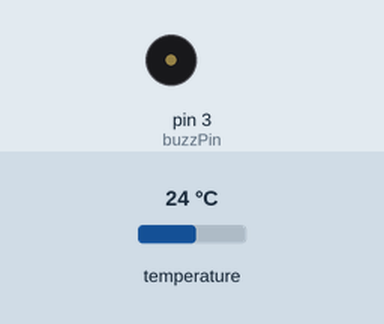
This sketch was run on a simulated Arduino Uno, built for the host (arithmetic inside an expression is 32-bit, double 64-bit). Parts: buzzer (waves = sounding, pin HIGH). The inputs (shaded band) are chosen by the test bench; at power-on: temperature 24 °C. WiFi joins after 1.5 s; servers stay silent unless stated; what the sketch prints to the serial monitor is not drawn.

Above: at 0.05 s.
Timing chart, 0 to 4.1 s (numbered marks = the images above):
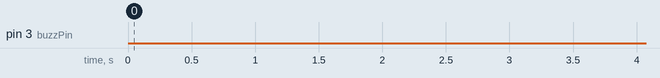

The sketch:

freezertemp.ino
```cpp
#include <Ethernet.h>
#include <OneWire.h>
#include <DallasTemperature.h>

// Data wire is plugged into digital pin 2 on the Arduino
#define ONE_WIRE_BUS 2

// Setup a oneWire instance to communicate with any OneWire device
OneWire oneWire(ONE_WIRE_BUS);

// Pass oneWire reference to DallasTemperature library
DallasTemperature sensors(&oneWire);

// Ethernet variables
byte mac[] = {0x00, 0x01, 0x02, 0x03, 0x04, 0x05 };
IPAddress ip(1,2,3,4);
IPAddress dns(1,1,1,1);
IPAddress gateway(5,6,7,8);
IPAddress subnet(255,255,255,0);
EthernetServer server(80);
boolean alreadyConnected = false;

int buzzPin =  3;    //Connect Buzzer on Digital Pin3
float temperatureC;
int failcount = 0;

void setup(){
  //OneWire setup
  sensors.begin();
  //Serial setup
  Serial.begin(9600);
  // Ethernet setup
  Ethernet.begin(mac, ip);
  server.begin();
  Serial.print("===============================> SERVER IP ");
  Serial.println(Ethernet.localIP());
  // Buzzer setup
  pinMode(buzzPin, OUTPUT);
}

void loop() {
  // Ethernet stuff
  EthernetClient client = server.available();


  sensors.requestTemperatures();
  temperatureC = sensors.getTempCByIndex(0);
  Serial.print(temperatureC);
  Serial.print("*C / ");
  float temperatureF = (temperatureC * 9.0 / 5.0) + 32.0;
  Serial.print(temperatureF);
  Serial.println("*F");

  if (temperatureF < -190 ) {
    Serial.println("Sensor appears failed, resetting.");
    delay(100);
    void(* resetFunc) (void) = 0;//declare reset function at address 0
    resetFunc(); //call reset
  }

  // Respond to HTTP requests with some JSON
  if (client) {
    if (!alreadyConnected) {
      Serial.println("===============================> HTTP CONNECTION");
      alreadyConnected = true;
    }
    boolean currentLineIsBlank = true;
    char c = client.read();
    if (c == '\n' && currentLineIsBlank) {
      client.println("HTTP/1.1 200 OK");
      client.println("Content-Type: text/html");
      client.println("Connection: close");
      client.println();
      client.print("{\"temperatureC\": ");
      client.print(temperatureC);
      client.print(", \"temperatureF\": ");
      client.print(temperatureF);
      client.println("}");
      delay(1);
      client.stop();
      alreadyConnected = false;
    }
  }
  if (temperatureF > 0) {
    failcount++;

  } else {
    failcount = 0;
  }
  if (failcount > 10) {
    Serial.println("!!----- ALARM -----!!");
    digitalWrite(buzzPin, HIGH);
    delay(250);
    digitalWrite(buzzPin, LOW);
    delay(125);
    digitalWrite(buzzPin, HIGH);
    delay(125);
    digitalWrite(buzzPin, LOW);
    delay(125);
    digitalWrite(buzzPin, HIGH);
    delay(125);
    digitalWrite(buzzPin, LOW);
    delay(250);
  }
}
```

Measured:
- by itself, pin 3 (buzzPin): LOW → HIGH at 8.4 s, → LOW 0.25 s later, → HIGH 0.13 s later, → LOW 0.13 s later, … (414 changes in this stretch)
- by itself, everything shown: repeats every 1.8 s, in 6 steps
